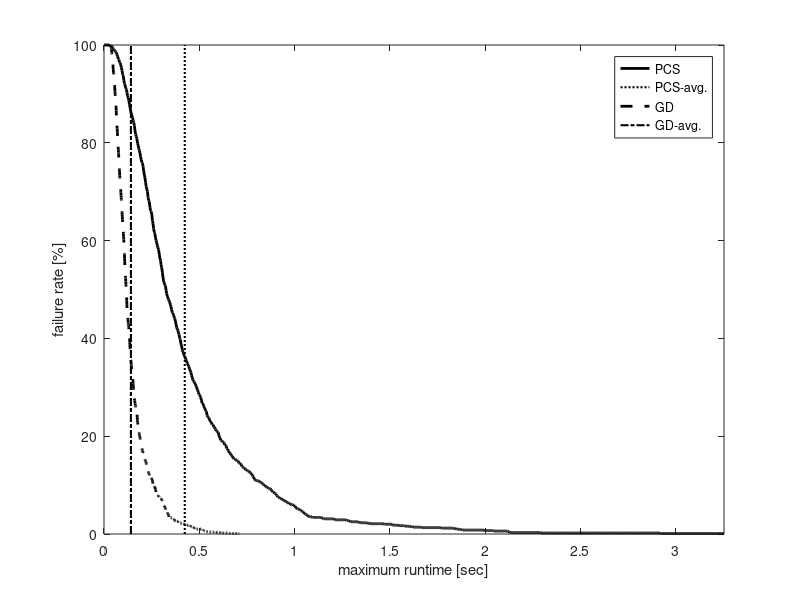
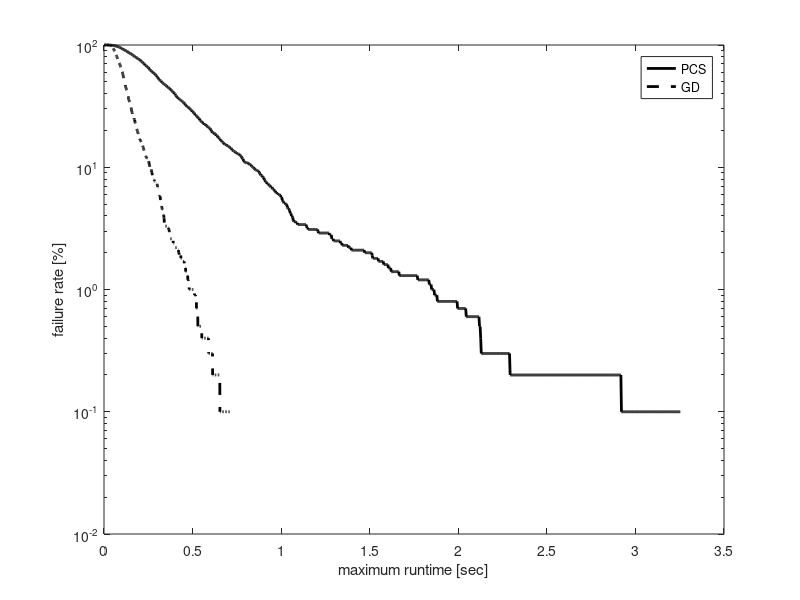

These figures' MATLAB source, in order:
% In this experiment I compare the performance of the GD (with KDL) and the
% PCS on one scene with obstacles where the start and goal configurations
% are:
% Vector c_start = {1.6581, 0.17453, 0.17453, 0.17453, -0.034907, -0.17453, -0.17453, -0.5236, -0.69813, -0.5236, -0.87266, -0.17453, 0.087266, 0.34907, 0.17453, 0.17453, 0.17453, 0.18147, -0.80904, 2.4791};
% Vector c_goal = {-2.1293, 0.34907, 0.5236, 0.5236, 0.69813, 0.61087, 0.61087, -0.17453, -0.7854, -0.5236, -0.34907, 0.5236, 0.7854, 0.7854, 0.2618, 0.43633, -0.17453, -1.2474, 1.2172, 5.0836}; // 4 obs
% Last updated: 08/16/17

clear all
clc

%%
F = load('benchmark_PCS_obs_range2.txt'); 
D1 = F(F(:,1)==20, 1:end);

verf = D1(:,2)==1;
suc = D1(:,3)==1;
D1 = D1(:,3:end);

disp('PCS:');
disp(['Results of ' num2str(size(D1,1)) ' queries.']);
disp(['Percent of successful queries verified: ' num2str(sum(verf & suc)/sum(suc)*100) '%']);
disp(['Plan distance: ' num2str(D1(1,2)) ]);
disp(['Avg. runtime: ' num2str(mean(D1(:,3))*1e3)  ' +/- ' num2str(std(D1(:,3))/sqrt(size(D1,1))*1e3) ' msec ']);
disp(['Avg. nodes in path: ' num2str(floor(mean(D1(:,7)))) ]);
disp(['Avg. nodes in trees: ' num2str(floor(mean(D1(:,8)))) ]);
disp(['Avg. number of IK solutions: ' num2str(floor(mean(D1(:,4)))) ]);

%%
D2 = load('benchmark_GD_obs_range2.txt'); 

verf = D2(:,1)==1;
suc = D2(:,2)==1;

disp('GD:');
disp(['Results of ' num2str(size(D2,1)) ' queries.']);
disp(['Percent of successful queries verified: ' num2str(sum(verf & suc)/sum(suc)*100) '%']);
disp(['Plan distance: ' num2str(D2(1,3)) ]);
disp(['Avg. runtime: ' num2str(mean(D2(:,4))*1e3)  ' +/- ' num2str(std(D2(:,4))/sqrt(size(D2,1))*1e3) ' msec ']);
disp(['Avg. local-connection time: ' num2str(mean(D2(:,12))*1e3)  ' +/- ' num2str(std(D2(:,12))/sqrt(size(D2,1))*1e3) ' msec ']);
disp(['Avg. nodes in path: ' num2str(floor(mean(D2(:,10)))) ]);
disp(['Avg. nodes in trees: ' num2str(floor(mean(D2(:,11)))) ]);
disp(['Avg. number of projections: ' num2str(floor(mean(D2(:,5)))) ]);

%%
% PCS
td = D1(:,3);
maxT = max(td);
T1 = linspace(0,maxT,1000);
T1 = T1(2:end);
for i = 1:length(T1)
    sd = td < T1(i);
    md(i) = mean(td(sd));
    Md(i) = 1-sum(sd)/length(td);
end
%%
% GD
tg = D2(:,4);
maxT = max(tg);
T2 = linspace(0,maxT,1000);
T2 = T2(2:end);
for i = 1:length(T2)
    sg = tg < T2(i);
    mg(i) = mean(tg(sg));
    Mg(i) = 1-sum(sg)/length(tg);
end
%%
h = figure(1);
clf
plot(T1,Md*100,'-k','linewidth',2);
hold on
plot(mean(td)*[1 1], ylim,':k','linewidth',1.5);
plot(T2,Mg*100,'--k','linewidth',2);
plot(mean(tg)*[1 1], ylim,'-.k','linewidth',1.5);
hold off
xlabel('maximum runtime [sec]');
ylabel('failure rate [%]');
legend('PCS','PCS-avg.','GD','GD-avg.');
xlim([0 max(T1)]);
% set(h, 'Position', [100, 100, 800, 400]);

h = figure(2);
clf
semilogy(T1,Md*100,'-k','linewidth',2);
hold on
semilogy(T2,Mg*100,'--k','linewidth',2);
hold off
xlabel('maximum runtime [sec]');
ylabel('failure rate [%]');
legend('PCS','GD');
% xlim([0 6]);
% set(h, 'Position', [100, 100, 800, 400]);

%% 
disp(' ');
disp(['Speed-up t_{pcs}/t_{gd}: ' num2str(mean(D1(:,3))/mean(D2(:,4))) ]);
